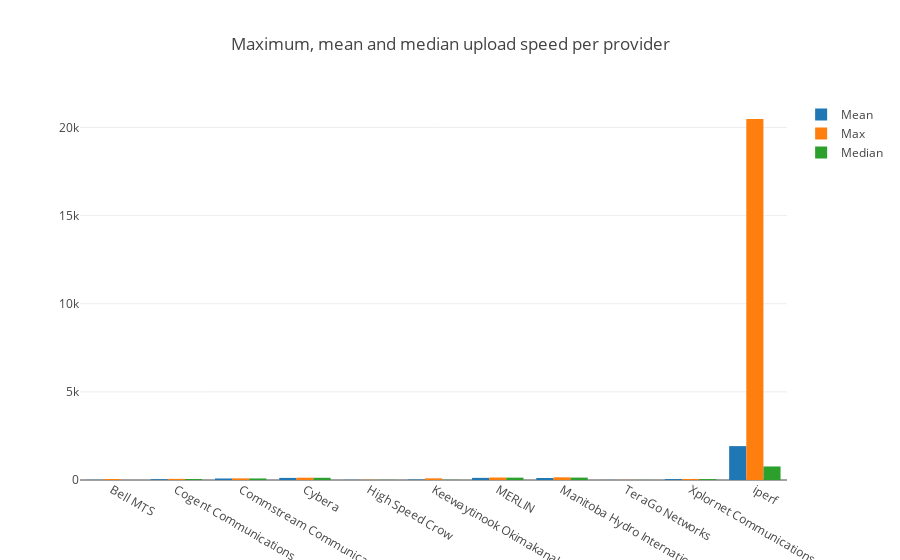
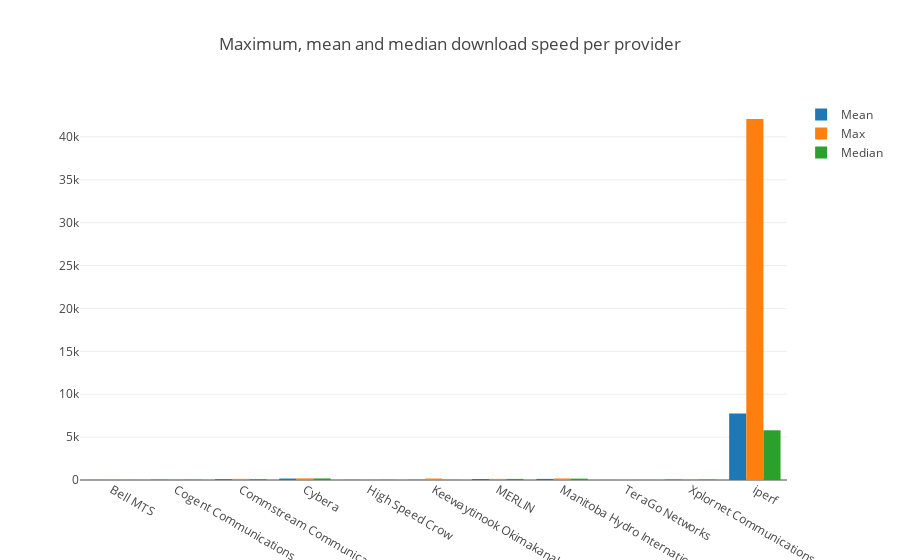
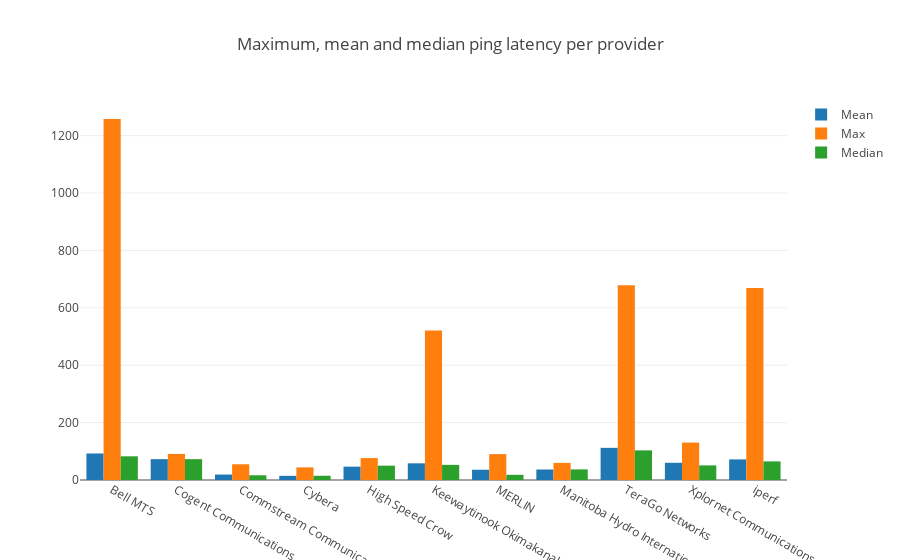

Write notebook code for charts like these, in order.
### Code cell
barplot_averages(upload_df,'UPLOAD',"Maximum, mean and median upload speed per provider",index_col='PROVIDER')

query_download = 'SELECT * FROM SPEEDTEST_DOWNLOAD;'
result_download= client_df.query(query_download)
download_df = result_download['SPEEDTEST_DOWNLOAD']

download_df.reset_index(level=0, inplace=True)
download_df['index']=download_df['index'].dt.strftime('%Y-%m-%d %H:%M:%S')
download_df['index'] = pd.to_datetime(download_df['index'])
download_df['SK_PI']=pd.to_numeric(download_df['SK_PI'])

download_df.rename(columns={'index':'time'}, inplace=True)
download_df = download_df[download_df.DOWNLOAD != 0]


barplot_averages(download_df,'DOWNLOAD',"Maximum, mean and median download speed per provider", index_col='PROVIDER')

query_ping = 'SELECT * FROM SPEEDTEST_PING;'
result_ping= client_df.query(query_ping)
ping_df = result_ping['SPEEDTEST_PING']

ping_df.reset_index(level=0, inplace=True)
ping_df['index']=ping_df['index'].dt.strftime('%Y-%m-%d %H:%M:%S')
ping_df['index'] = pd.to_datetime(ping_df['index'])
ping_df['SK_PI']=pd.to_numeric(ping_df['SK_PI'])

ping_df.rename(columns={'index':'time'}, inplace=True)
ping_df = ping_df[ping_df.PING != 1800000.000] ## Removed outier that was found in the ms sql table

barplot_averages(ping_df,'PING',"Maximum, mean and median ping latency per provider", index_col='PROVIDER')

### Figure 1 — Plotly figure (JSON) as saved in the notebook; plotly's stock layout.template omitted (floating-point values rounded to 4 significant figures)
{"data": [{"name": "Mean", "type": "bar", "x": ["Bell MTS", "Cogent Communications", "Commstream Communications", "Cybera", "High Speed Crow", "Keewaytinook Okimakanak", "MERLIN", "Manitoba Hydro International", "TeraGo Networks", "Xplornet Communications", "iperf"], "y": [8.461, 45.42, 85.53, 118.4, 7.918, 26.81, 120.3, 113.3, 4.576, 50.91, 1922.0]}, {"name": "Max", "type": "bar", "x": ["Bell MTS", "Cogent Communications", "Commstream Communications", "Cybera", "High Speed Crow", "Keewaytinook Okimakanak", "MERLIN", "Manitoba Hydro International", "TeraGo Networks", "Xplornet Communications", "iperf"], "y": [52.49, 62.63, 92.88, 130.9, 10.57, 94.94, 140.5, 150.6, 6.5, 58.77, 20480]}, {"name": "Median", "type": "bar", "x": ["Bell MTS", "Cogent Communications", "Commstream Communications", "Cybera", "High Speed Crow", "Keewaytinook Okimakanak", "MERLIN", "Manitoba Hydro International", "TeraGo Networks", "Xplornet Communications", "iperf"], "y": [1.63, 52.87, 87.76, 125.2, 8.18, 9.86, 133.4, 136.0, 4.52, 51.87, 768]}], "layout": {"title": "Maximum, mean and median upload speed per provider"}}

### Figure 2 — Plotly figure (JSON) as saved in the notebook; plotly's stock layout.template omitted (floating-point values rounded to 4 significant figures)
{"data": [{"name": "Mean", "type": "bar", "x": ["Bell MTS", "Cogent Communications", "Commstream Communications", "Cybera", "High Speed Crow", "Keewaytinook Okimakanak", "MERLIN", "Manitoba Hydro International", "TeraGo Networks", "Xplornet Communications", "iperf"], "y": [8.13, 27.79, 93.94, 168.3, 15.68, 22.89, 117.4, 127.0, 4.113, 41.14, 7760.0]}, {"name": "Max", "type": "bar", "x": ["Bell MTS", "Cogent Communications", "Commstream Communications", "Cybera", "High Speed Crow", "Keewaytinook Okimakanak", "MERLIN", "Manitoba Hydro International", "TeraGo Networks", "Xplornet Communications", "iperf"], "y": [27.66, 51.06, 128.4, 186.2, 19.17, 168.1, 128.7, 174.3, 7.32, 50.61, 42090.0]}, {"name": "Median", "type": "bar", "x": ["Bell MTS", "Cogent Communications", "Commstream Communications", "Cybera", "High Speed Crow", "Keewaytinook Okimakanak", "MERLIN", "Manitoba Hydro International", "TeraGo Networks", "Xplornet Communications", "iperf"], "y": [6.42, 26.25, 91.51, 180.4, 16.47, 9.52, 125.7, 159.0, 4.175, 43.55, 5796.0]}], "layout": {"title": "Maximum, mean and median download speed per provider"}}

### Figure 3 — Plotly figure (JSON) as saved in the notebook; plotly's stock layout.template omitted (floating-point values rounded to 4 significant figures)
{"data": [{"name": "Mean", "type": "bar", "x": ["Bell MTS", "Cogent Communications", "Commstream Communications", "Cybera", "High Speed Crow", "Keewaytinook Okimakanak", "MERLIN", "Manitoba Hydro International", "TeraGo Networks", "Xplornet Communications", "iperf"], "y": [92.46, 72.64, 18.95, 14.43, 46.46, 58.09, 35.78, 36.55, 112.1, 59.97, 71.81]}, {"name": "Max", "type": "bar", "x": ["Bell MTS", "Cogent Communications", "Commstream Communications", "Cybera", "High Speed Crow", "Keewaytinook Okimakanak", "MERLIN", "Manitoba Hydro International", "TeraGo Networks", "Xplornet Communications", "iperf"], "y": [1258.0, 90.87, 54.83, 44.07, 76.43, 520.8, 90.18, 59.57, 679.0, 130.4, 669.2]}, {"name": "Median", "type": "bar", "x": ["Bell MTS", "Cogent Communications", "Commstream Communications", "Cybera", "High Speed Crow", "Keewaytinook Okimakanak", "MERLIN", "Manitoba Hydro International", "TeraGo Networks", "Xplornet Communications", "iperf"], "y": [82.55, 72.62, 16.46, 14.74, 49.93, 52.77, 18.06, 36.94, 103.3, 50.93, 64.82]}], "layout": {"title": "Maximum, mean and median ping latency per provider"}}
